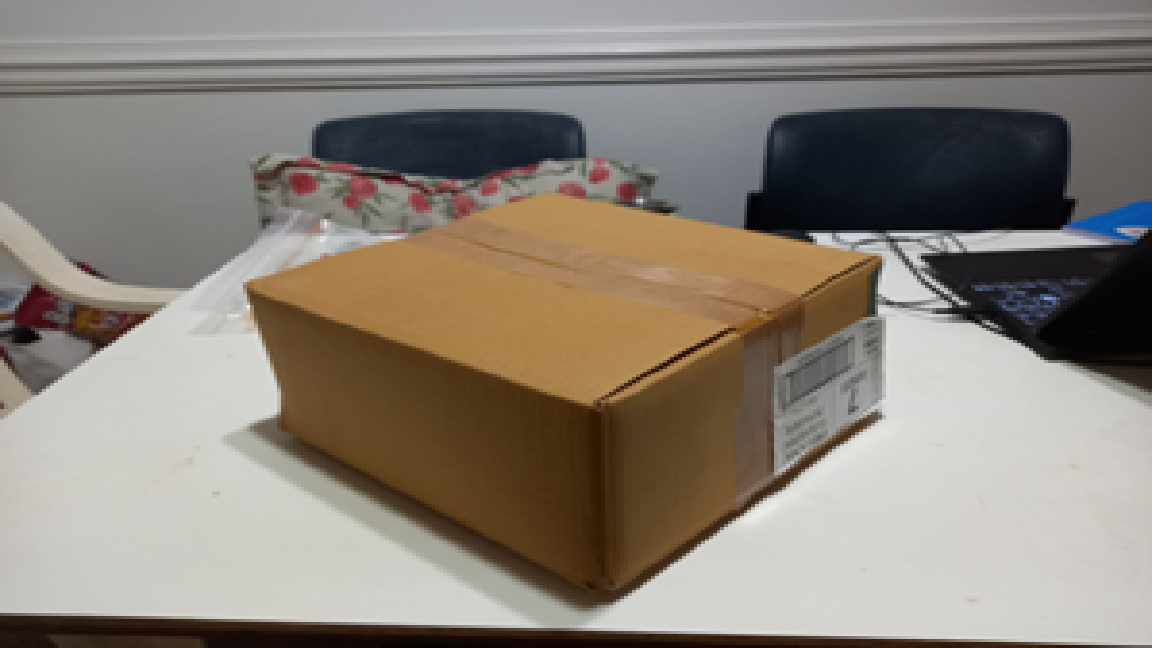
#> input picture images/input_image.png, 1152 x 648 px, found by its file name
$ python src_python_code.py
#> lines starting #> are read from the running program, lines starting #| are printed output that depends on the picture
# -*- coding: utf-8 -*-
"""
Created on Sun Oct  2 21:02:13 2022

@author: devad
"""

import numpy as np
import cv2
img = cv2.imread("input_image.png")
#> img is the input picture: shape (648, 1152, 3); mean B, G, R 120.9, 130.7, 138.8
cv2.imshow('image', img)
cv2.waitKey(0)
#annotation code begins
def edge_lines(event, x, y, flag, parameters):
    global index, vertices
    if event == cv2.EVENT_LBUTTONDOWN:
            vertices = [(x,y)]
    elif event == cv2.EVENT_LBUTTONUP:
            vertices.append((x,y))
            print(f"edge line starts at: {vertices[0]} edge line ends at: {vertices[1]}")
            cv2.line(img, vertices[0], vertices[1],(0,255,0),4) #green color lines drawn to get vertex coordinates
            cv2.imshow("image", img)

vertices = []
index = 0
img = cv2.imread("input_image.png")
cv2.imshow('image', img)
cv2.setMouseCallback('image', edge_lines)
cv2.waitKey(0)
cv2.imwrite("annotated_box_image.png",img)
cv2.destroyAllWindows()
#annotation code ends

#marking points and drawing lines of different colors for each axes
P3 = [596,404,1]
P4 = [877,261,1]
P1 = [612,587,1]
P2 = [875,405,1]
P5 = [248,284,1]
P6 = [550,192,1]
P7 = [281,428,1]

#x axis
cv2.line(img,(P1[0],P1[1]),(P2[0],P2[1]),(250,0,0),2)
cv2.line(img,(P3[0],P3[1]),(P4[0],P4[1]),(250,0,0),2)
cv2.line(img,(P5[0],P5[1]),(P6[0],P6[1]),(250,0,0),2)
#y axis
cv2.line(img,(P1[0],P1[1]),(P7[0],P7[1]),(0,255,0),2)
cv2.line(img,(P3[0],P3[1]),(P5[0],P5[1]),(0,255,0),2)
cv2.line(img,(P4[0],P4[1]),(P6[0],P6[1]),(0,255,0),2)
#z axis
cv2.line(img,(P1[0],P1[1]),(P3[0],P3[1]),(0,0,255),2)
cv2.line(img,(P2[0],P2[1]),(P4[0],P4[1]),(0,0,255),2)
cv2.line(img,(P7[0],P7[1]),(P5[0],P5[1]),(0,0,255),2)
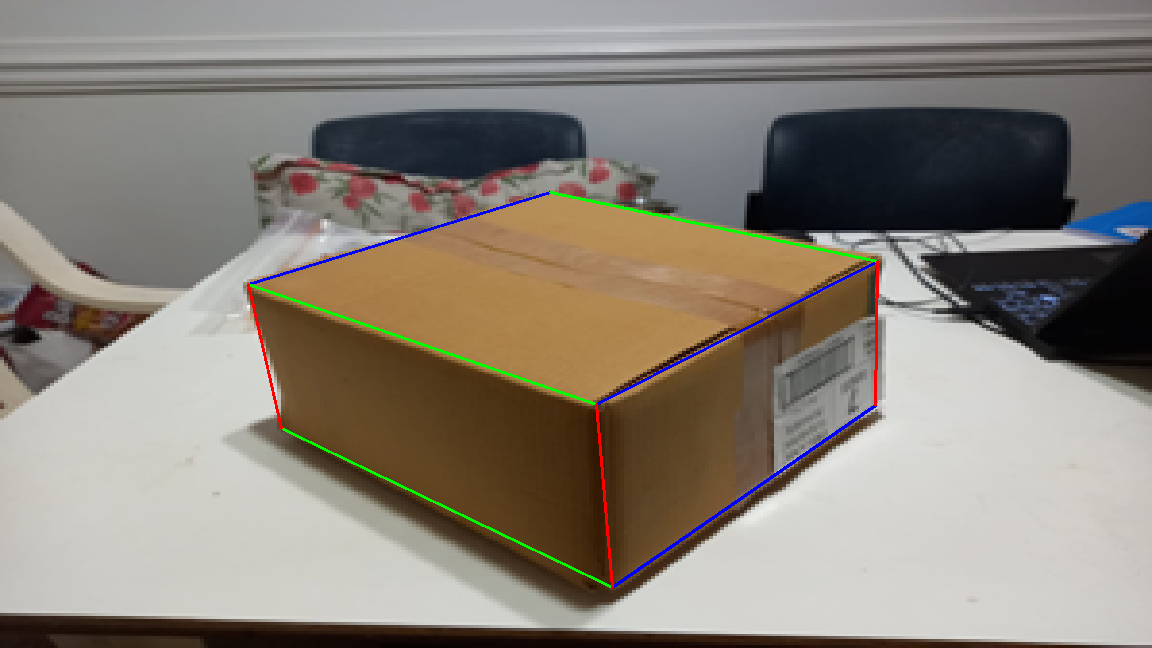
#> img: shape (648, 1152, 3); mean B, G, R 121.2, 130.7, 138
cv2.imshow('box_image',img)
cv2.waitKey(0)
print(np.array(P1))

#defining edges for the marked points
edges= np.zeros((7,3))
edges[0,:] = P1
edges[1,:] = P2
edges[2,:] = P3
edges[3,:] = P4
edges[4,:] = P5
edges[5,:] = P6
edges[6,:] = P7

#defining reference co-ordinates and the distance between the reference and the world origin
x_reference = edges[1]
y_reference = edges[6]
z_reference = edges[2]
wo = edges[0]
length_x_wo = np.sqrt(np.sum(np.square(x_reference - wo)))
length_y_wo = np.sqrt(np.sum(np.square(y_reference - wo)))
length_z_wo = np.sqrt(np.sum(np.square(z_reference - wo)))
print(edges[0])

#vanishing point calculations:
#vanishing point for x axis

ax1,bx1,cx1 = np.cross(edges[0],edges[1])
ax2,bx2,cx2 = np.cross(edges[2],edges[3])
ax3,bx3,cx3 = np.cross(edges[4],edges[5])

Vx1_2 = np.cross([ax1,bx1,cx1],[ax2,bx2,cx2])
Vx2_3 = np.cross([ax3,bx3,cx3],[ax2,bx2,cx2])
Vx1_3 = np.cross([ax1,bx1,cx1],[ax2,bx2,cx2])

Vx1_2 = Vx1_2/Vx1_2[2]
Vx2_3 = Vx2_3/Vx2_3[2]
Vx1_3 = Vx1_3/Vx1_3[2]

#vanishing point for y axis
ay1,by1,cy1 = np.cross(edges[0],edges[6])
ay2,by2,cy2 = np.cross(edges[2],edges[4])
Vy = np.cross([ay1,by1,cy1],[ay2,by2,cy2])
Vy = Vy/Vy[2]

#vanishing point for z axis
az1,bz1,cz1 = np.cross(edges[0],edges[2])
az2,bz2,cz2 = np.cross(edges[1],edges[3])
Vz = np.cross([az1,bz1,cz1],[az2,bz2,cz2])
Vz = Vz/Vz[2]
print(Vx1_2,Vy,Vz)

#calculating projection matrix
Vx1_2 = np.array([Vx1_2])
Vy = np.array([Vy])
Vz = np.array([Vz])
wo = np.array([wo])

x_reference=np.array([x_reference])
y_reference=np.array([y_reference])
z_reference=np.array([z_reference])

ax,resid,rank,s = np.linalg.lstsq( (Vx1_2-x_reference).T , (x_reference - wo).T )
ax = ax[0][0]/length_x_wo
ay,resid,rank,s = np.linalg.lstsq( (Vy-y_reference).T , (y_reference - wo).T )
ay = ay[0][0]/length_y_wo
az,resid,rank,s = np.linalg.lstsq( (Vz-z_reference).T , (z_reference - wo).T )
az = az[0][0]/length_z_wo

projection_matrix_x = ax*Vx1_2
projection_matrix_y = ay*Vy
projection_matrix_z = az*Vz

Projection_matrix = np.empty([3,4])
Projection_matrix[:,0] = projection_matrix_x
Projection_matrix[:,1] = projection_matrix_y
Projection_matrix[:,2] = projection_matrix_z
Projection_matrix[:,3] = wo

#Calculating homograph matrix
Hxy = np.zeros((3,3))
Hxy[:,0] = projection_matrix_x
Hxy[:,1] = projection_matrix_y
Hxy[:,2] = wo

Hyz = np.zeros((3,3))
Hyz[:,0] = projection_matrix_y
Hyz[:,1] = projection_matrix_z
Hyz[:,2] = wo

Hzx = np.zeros((3,3))
Hzx[:,0] = projection_matrix_x
Hzx[:,1] = projection_matrix_z
Hzx[:,2] = wo

print("The homography transformation matrices are given below for XY, YZ and ZX planes:")
print("XY plane: \n")
print(Hxy)
print("YZ plane: \n")
print(Hyz)
print("ZX plane: \n")
print(Hzx)

Hxy[0,2] = Hxy[0,2] +50
Hxy[1,2] = Hxy[1,2] -150

height,width,channel = img.shape
#> height = 648; width = 1152; channel = 3
Txy = cv2.warpPerspective(img,Hxy,(width,height),flags=cv2.WARP_INVERSE_MAP)
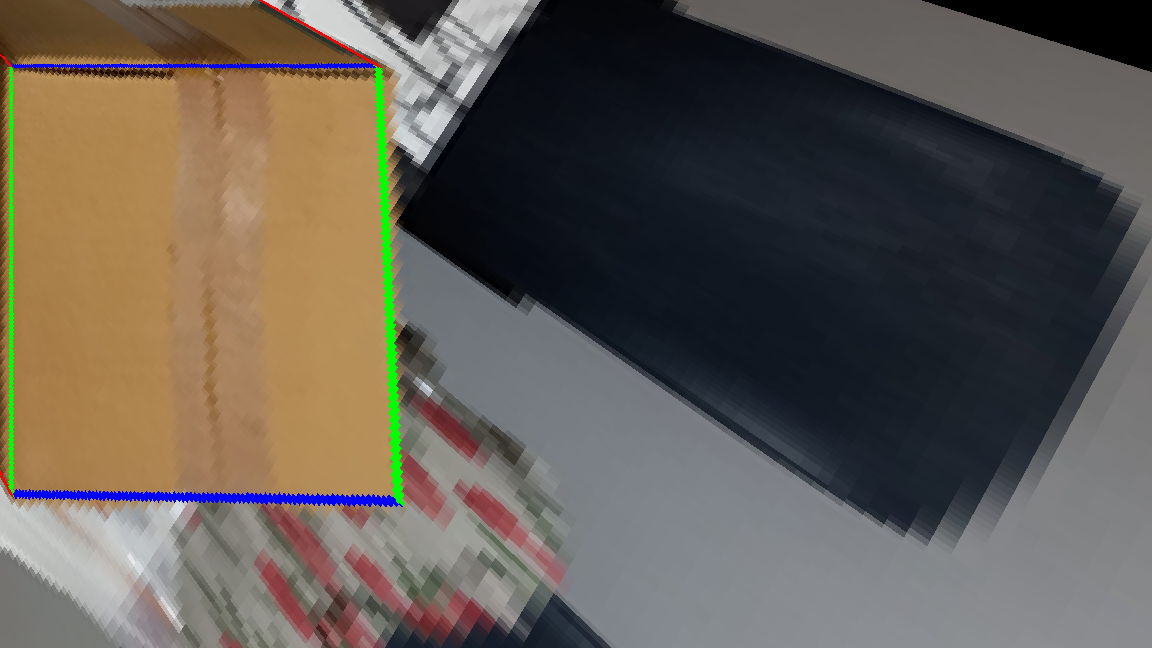
#> Txy: shape (648, 1152, 3); mean B, G, R 83.1, 91.8, 98.8
cv2.imshow("Txy",Txy)
cv2.waitKey(0)
Tyz = cv2.warpPerspective(img,Hyz,(height,width),flags=cv2.WARP_INVERSE_MAP)
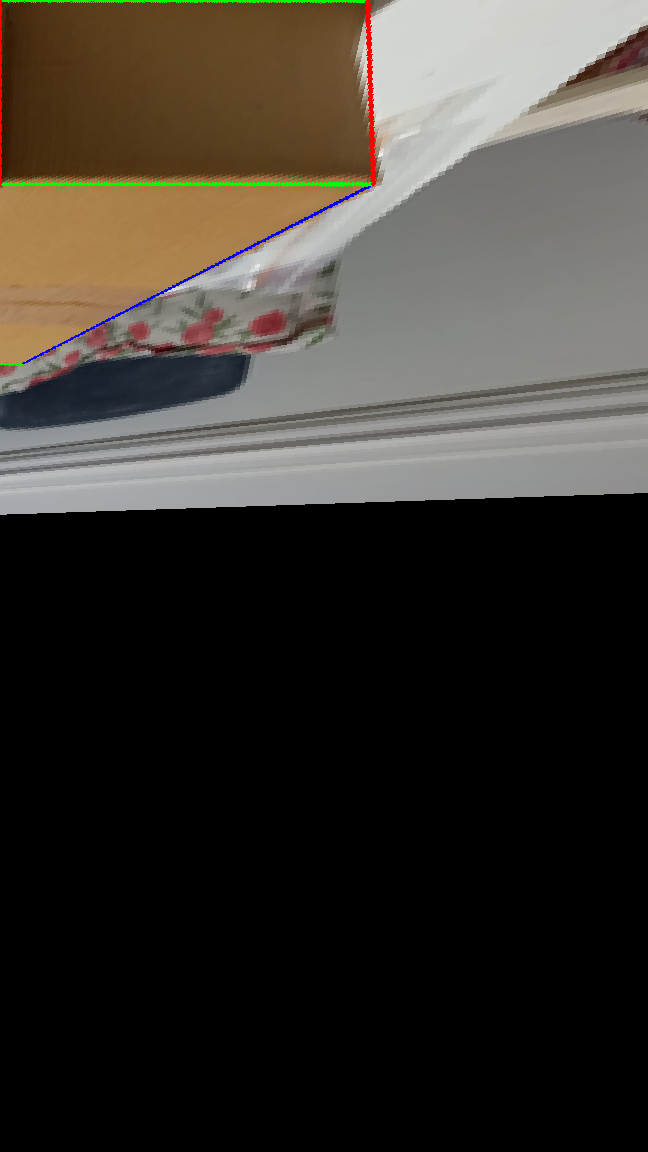
#> Tyz: shape (1152, 648, 3); mean B, G, R 48, 54.2, 58.5
cv2.imshow("Tyz",Tyz)
cv2.waitKey(0)
Tzx = cv2.warpPerspective(img,Hzx,(height,width),flags=cv2.WARP_INVERSE_MAP)
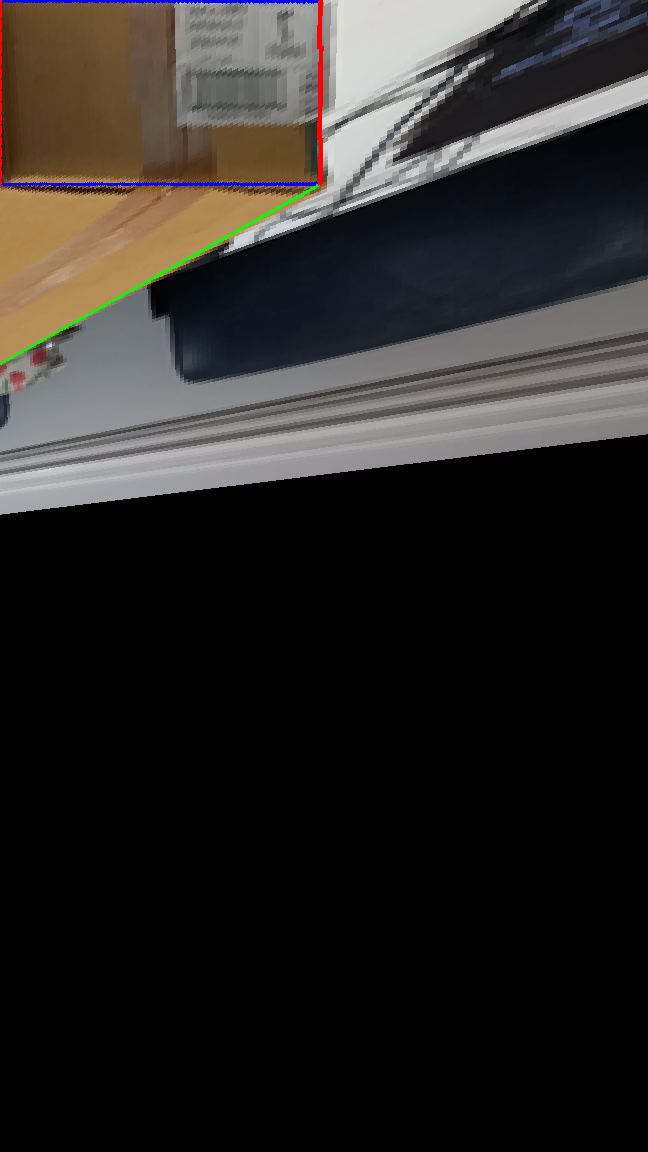
#> Tzx: shape (1152, 648, 3); mean B, G, R 37.5, 39.5, 42.1
cv2.imshow("Tzx",Tzx)
cv2.waitKey(0)
cv2.imwrite("box_image_XY_plane.jpg",Txy)
cv2.imwrite("box_image_YZ_plane.jpg",Tyz)
cv2.imwrite("box_image_ZX_plane.jpg",Tzx)
cv2.destroyAllWindows()

$ run again, with images/XY.jpg saved as images/input_image.png
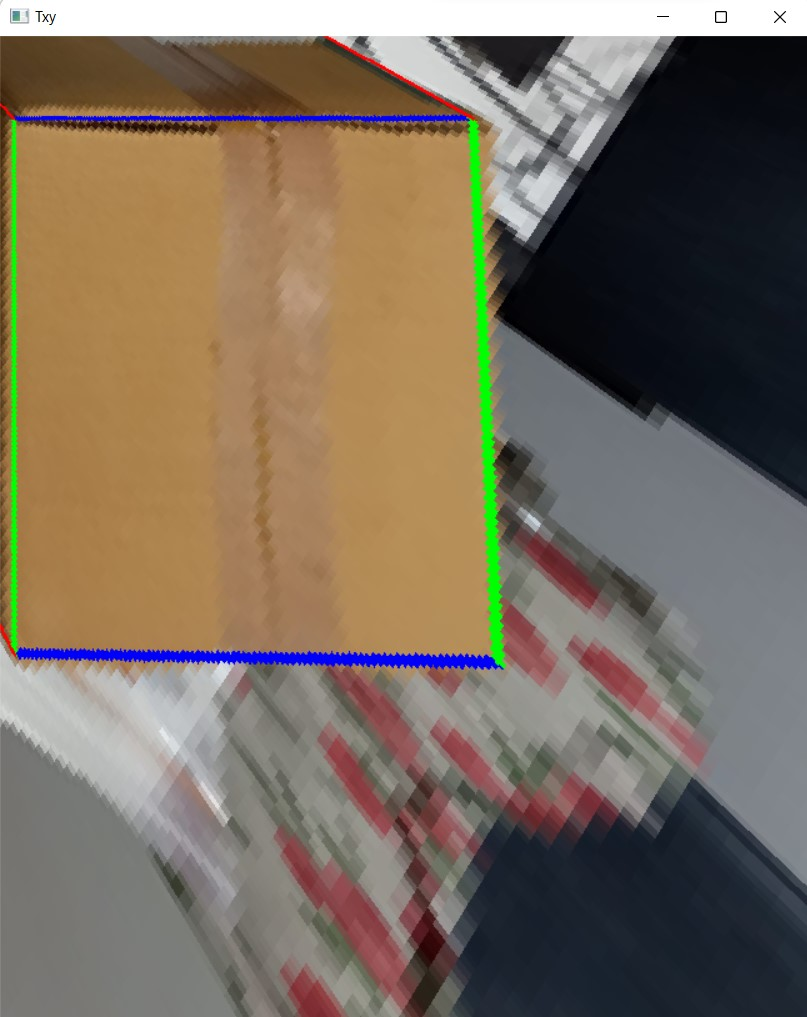
#> input picture images/XY.jpg, 807 x 1017 px, found by its file name
#> img is the input picture: shape (1017, 807, 3); mean B, G, R 94.1, 109.6, 122.2
#> `Txy = cv2.warpPerspective(img,Hxy,(width,height),flags=cv2.WARP_INVERS..`:
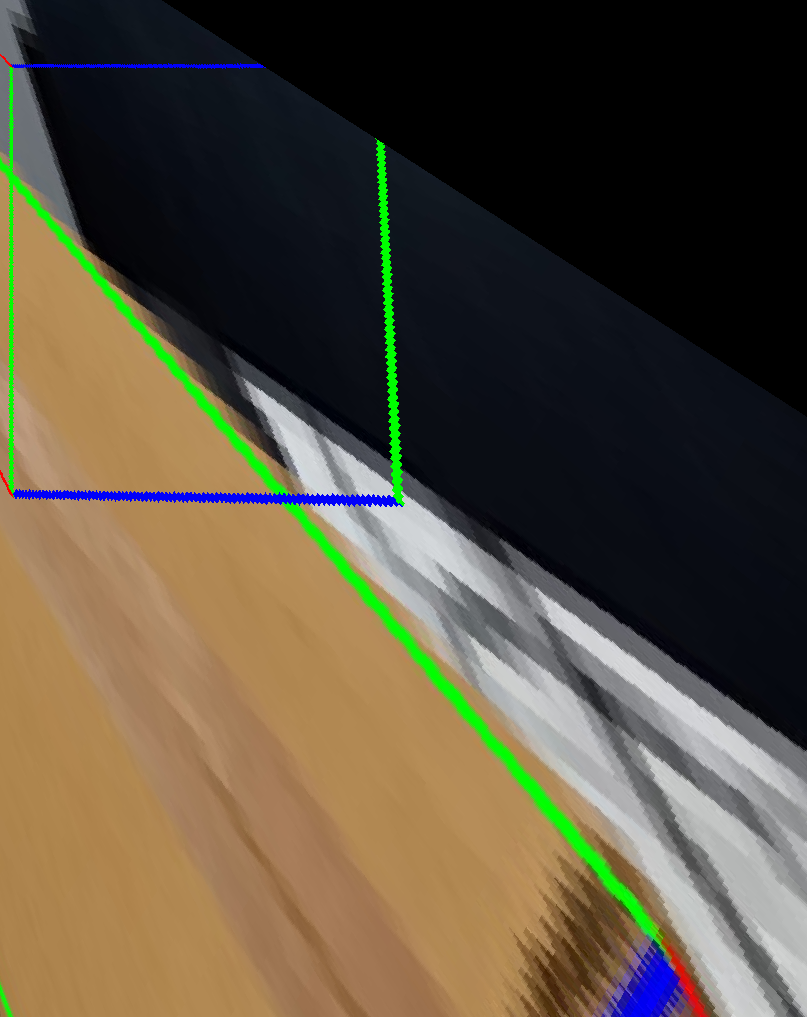
#> Txy: shape (1017, 807, 3); mean B, G, R 61.7, 79.8, 89
#> `Tzx = cv2.warpPerspective(img,Hzx,(height,width),flags=cv2.WARP_INVERS..`:
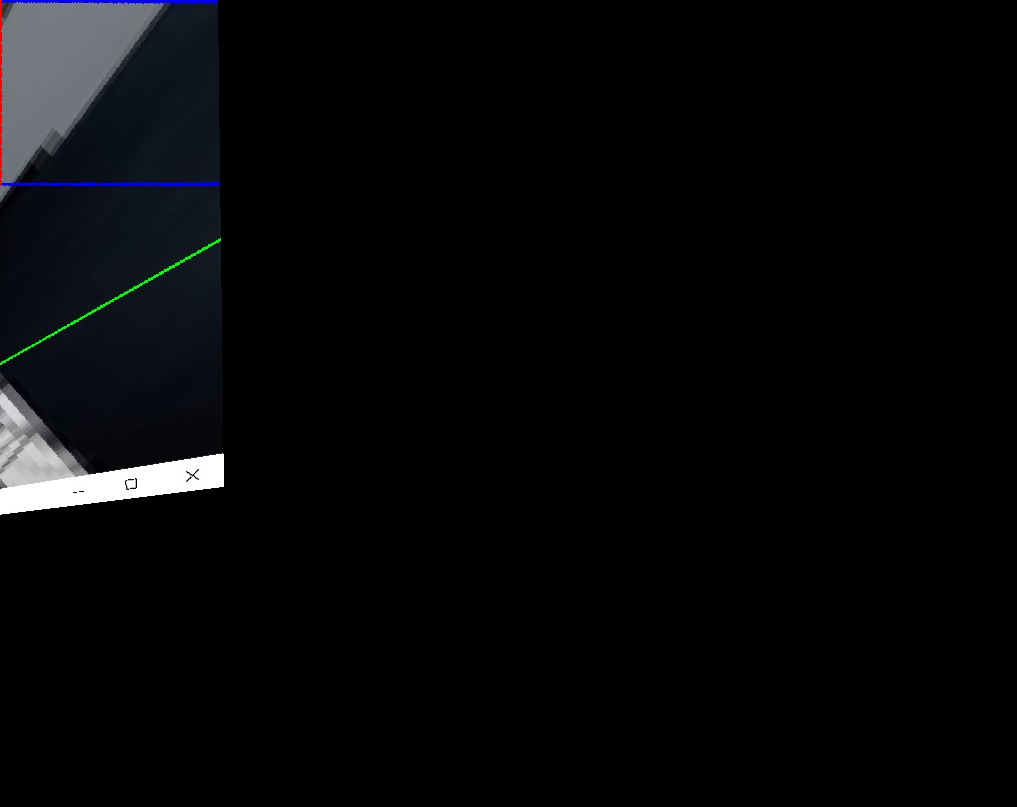
#> Tzx: shape (807, 1017, 3); mean B, G, R 8.3, 7.2, 6.6

$ run again, with images/YZ.jpg saved as images/input_image.png
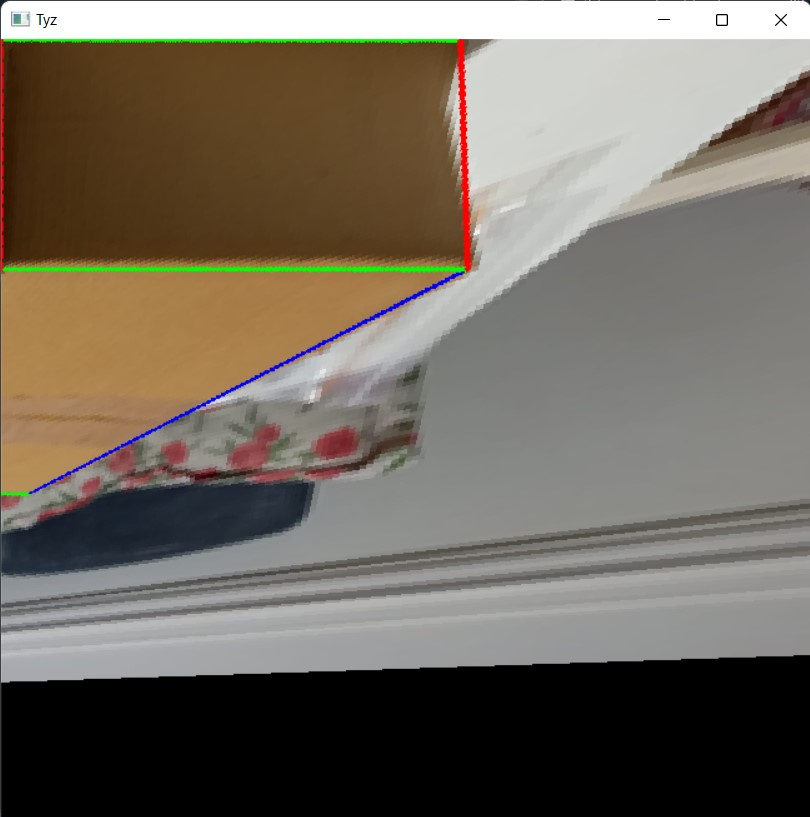
#> input picture images/YZ.jpg, 810 x 817 px, found by its file name
#> img is the input picture: shape (817, 810, 3); mean B, G, R 96.4, 107.2, 114.9
#> `Tyz = cv2.warpPerspective(img,Hyz,(height,width),flags=cv2.WARP_INVERS..`:
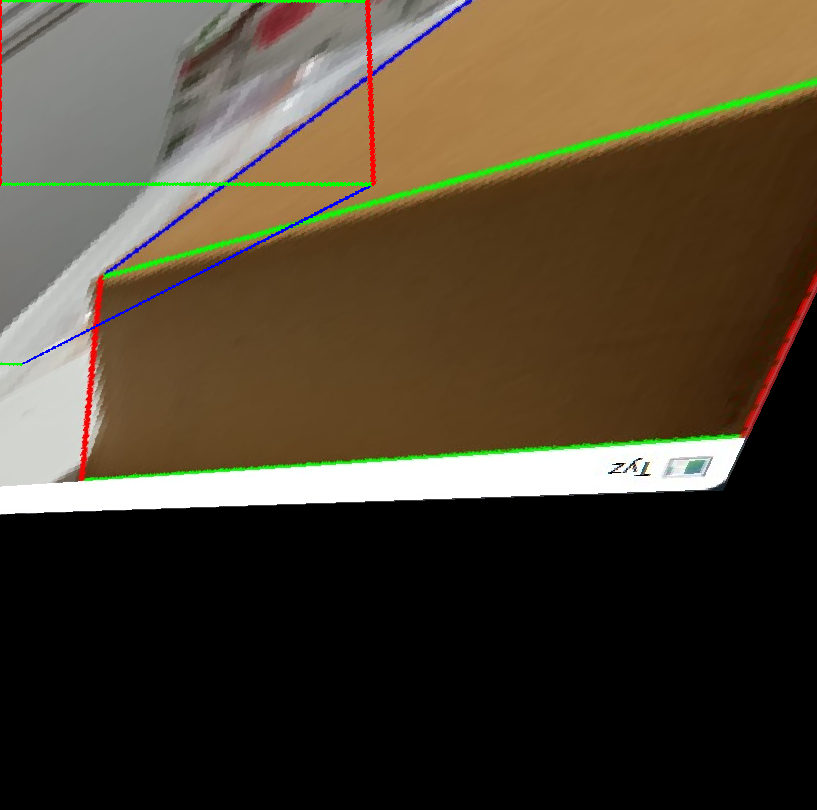
#> Tyz: shape (810, 817, 3); mean B, G, R 48.7, 66, 76.8
#> `Tzx = cv2.warpPerspective(img,Hzx,(height,width),flags=cv2.WARP_INVERS..`:
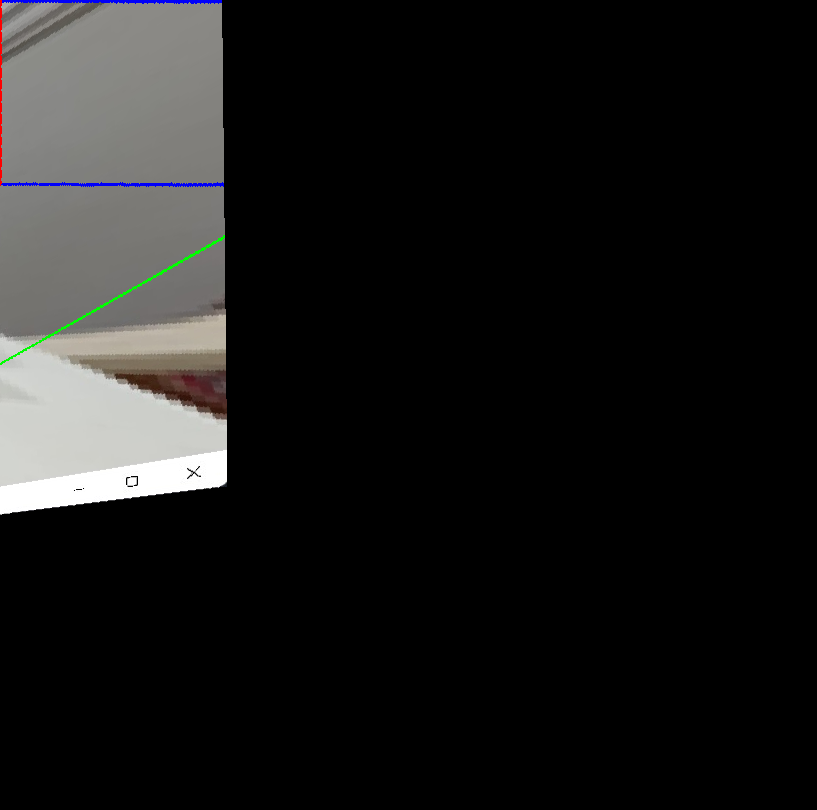
#> Tzx: shape (810, 817, 3); mean B, G, R 24.6, 25.1, 25.2
